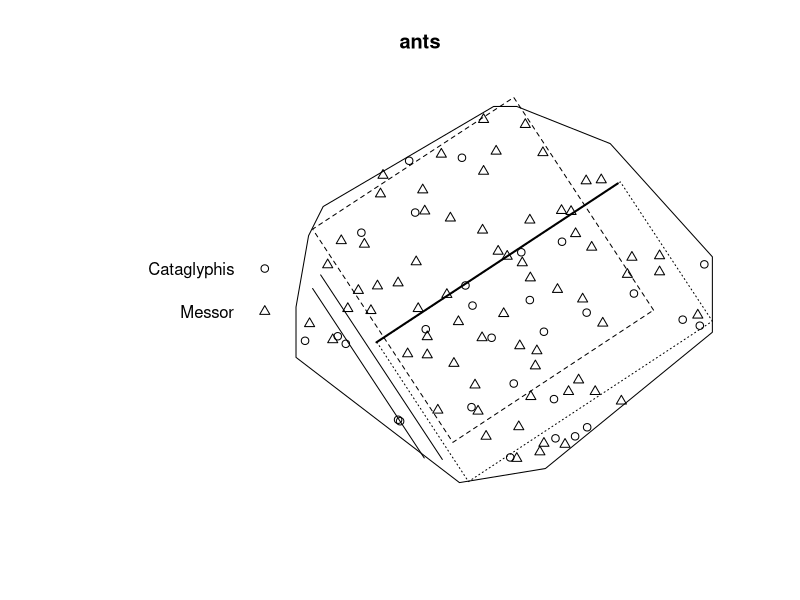
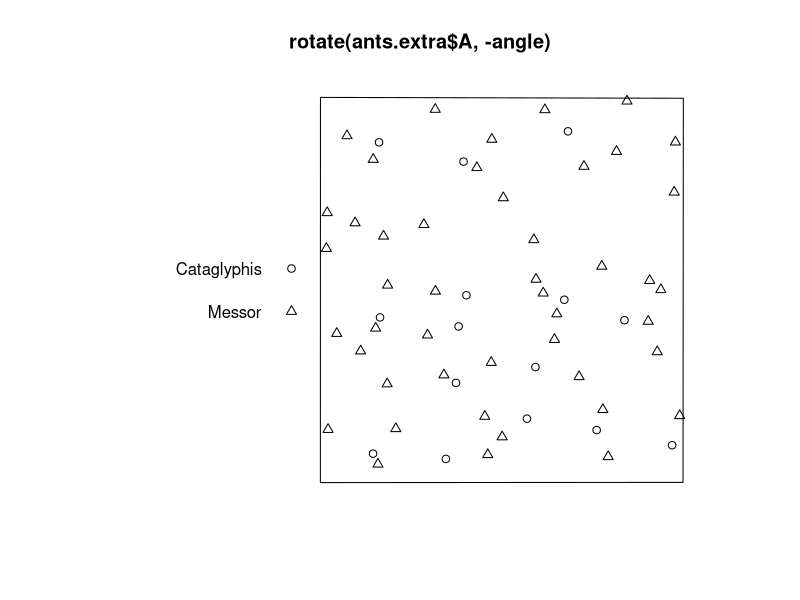
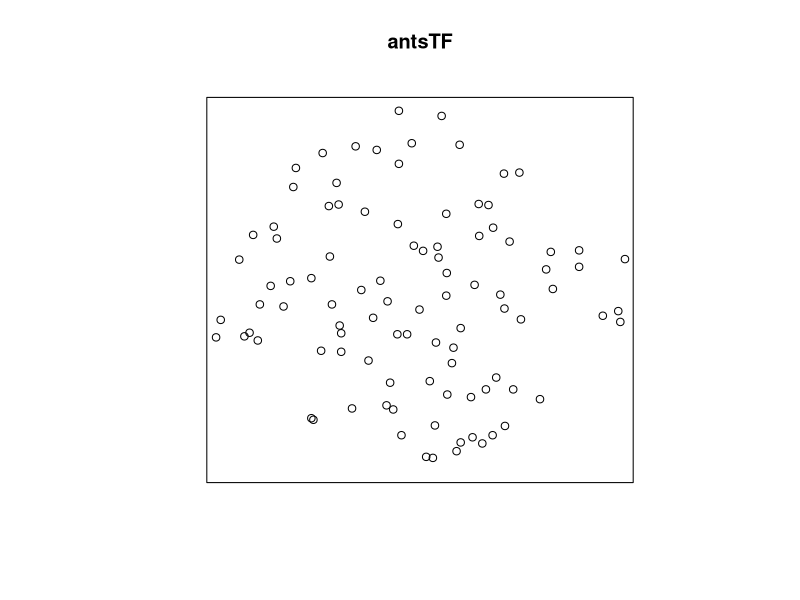

The R source for these figures, in order:
library(spatstat.data)


### Name: ants
### Title: Harkness-Isham ants' nests data
### Aliases: ants ants.extra
### Keywords: datasets spatial

### ** Examples

  if(require(spatstat)) {

  # Equivalent to Figure 1 of Harkness and Isham (1983)

  data(ants)
  ants.extra$plotit()

  # Data in subrectangle A, rotated 
  # Approximate data used by Sarkka (1993)

  angle <- atan(diff(ants.extra$fieldscrub$y)/diff(ants.extra$fieldscrub$x))
  plot(rotate(ants.extra$A, -angle))

  # Approximate window used by Takacs and Fiksel (1986)

  tfwindow <- boundingbox(Window(ants))
  antsTF <- ppp(ants$x, ants$y, window=tfwindow)
  plot(antsTF)
  }
